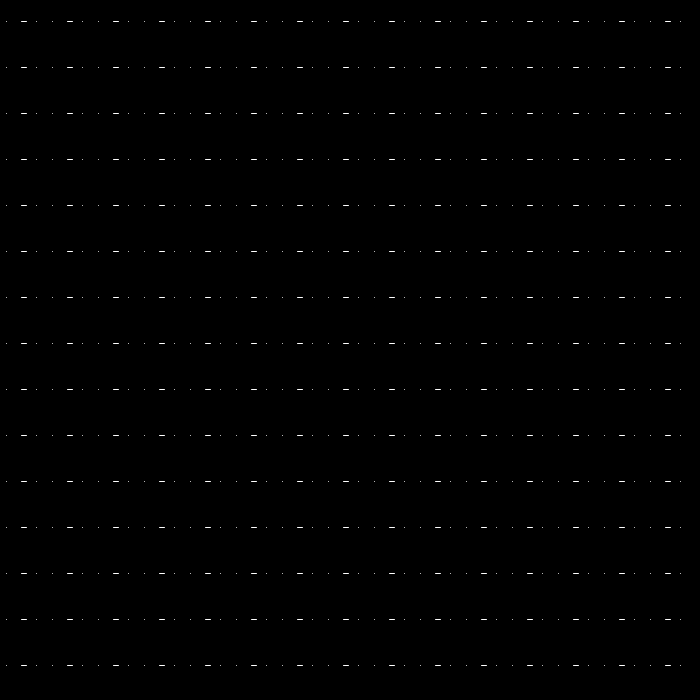
Frame 1 (no input)
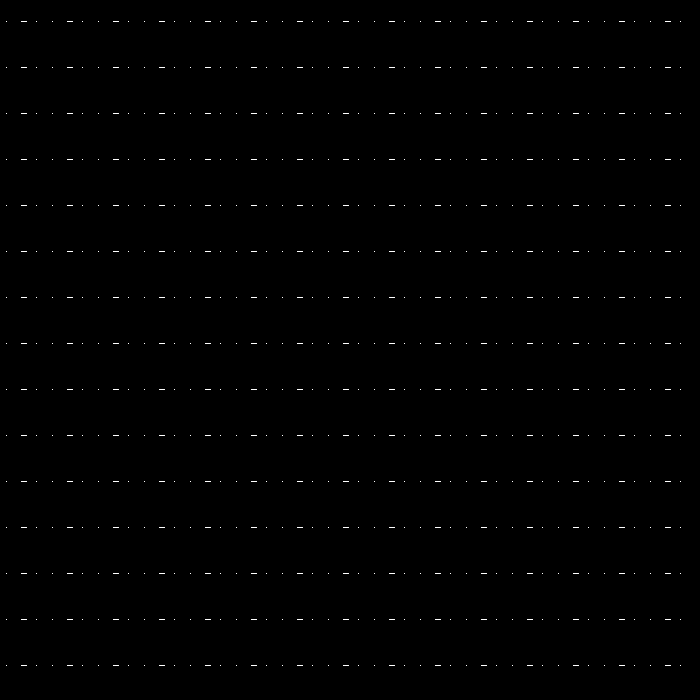
Frame 60 (the mouse pressed at the canvas centre just before this capture)
Frame 120 (the mouse held since frame 60 and released just before this capture): identical to frame 60, image omitted

The Processing sketch that drew these frames (run headless with seeded random() and noise(); from frame 60 on, the mouse is pressed at the canvas centre):

// Processing sketch: sketch_10
// ── sketch_10.pde
/*
  Eighth Sketch is about morse code
  Name: Morse Code
  Created by : Stéfani Diniz
 */
 
 int __bg= 0; //min:0 max:255
 int __lineColor1= 255; //min:0 max:255
 int __lineColor2= 255; //min:0 max:255
 int __lineColor3= 255; //min:0 max:255
 int __pointColor1= 255; //min:0 max:255
 int __pointColor2= 255; //min:0 max:255
 int __pointColor3= 255; //min:0 max:255
 int __pointQty= 700; //min:1 max:422500

void setup() {
  size(700, 700);
  background(__bg);
}

void draw() {
  int margin = 7;
  translate(margin * 3, margin * 3);

  int gap = 46;
  
  for (int y = 0; y < height - gap; y += gap) {
    for (int x = 0; x < width - gap; x += gap) {
        
        stroke(__pointColor1, __pointColor2, __pointColor3);
        point(x - 15, y);
        
        stroke(__lineColor1, __lineColor2, __lineColor3);
        line(x, y, x + 5, y);  
        
        stroke(__pointColor1, __pointColor2, __pointColor3);
        point(x + 15, y);
      
    }
  }  
}
